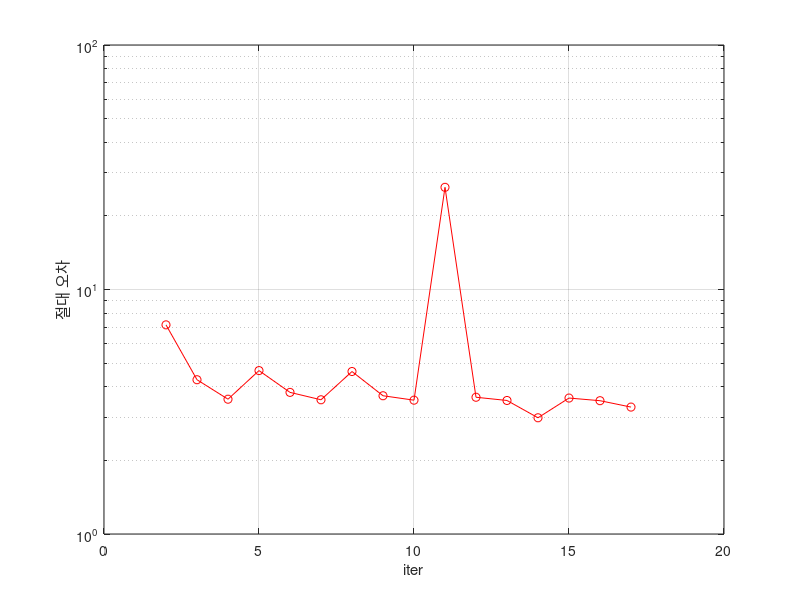

The MATLAB script that drew this image:
%finite_difference
clear
close all
n=17;
iter=1;
err(1)=0;
for i= 1:n
   i=i-1;
   h=10^(-i);
x=abs(sec(1)^2-(tan(1+i)-tan(1))/i);
err(iter)=x
iter=iter+1;
end
i=sqrt(eps)
epserr=abs(sec(1)^2-(tan(1+i)-tan(1))/i);

%figure(1)
%plot(err,'-ro')
%grid on
figure(2)
semilogy(err,'-ro')
xlabel('iter')
ylabel('절대 오차')
grid on
%q2
[minx,miny]=min(err)

%minx=2.988041983011690
%miny=14
%epserr= 7.934126200481728e-08
q3=abs(minx-epserr)
%q3= 2.988041903670428
